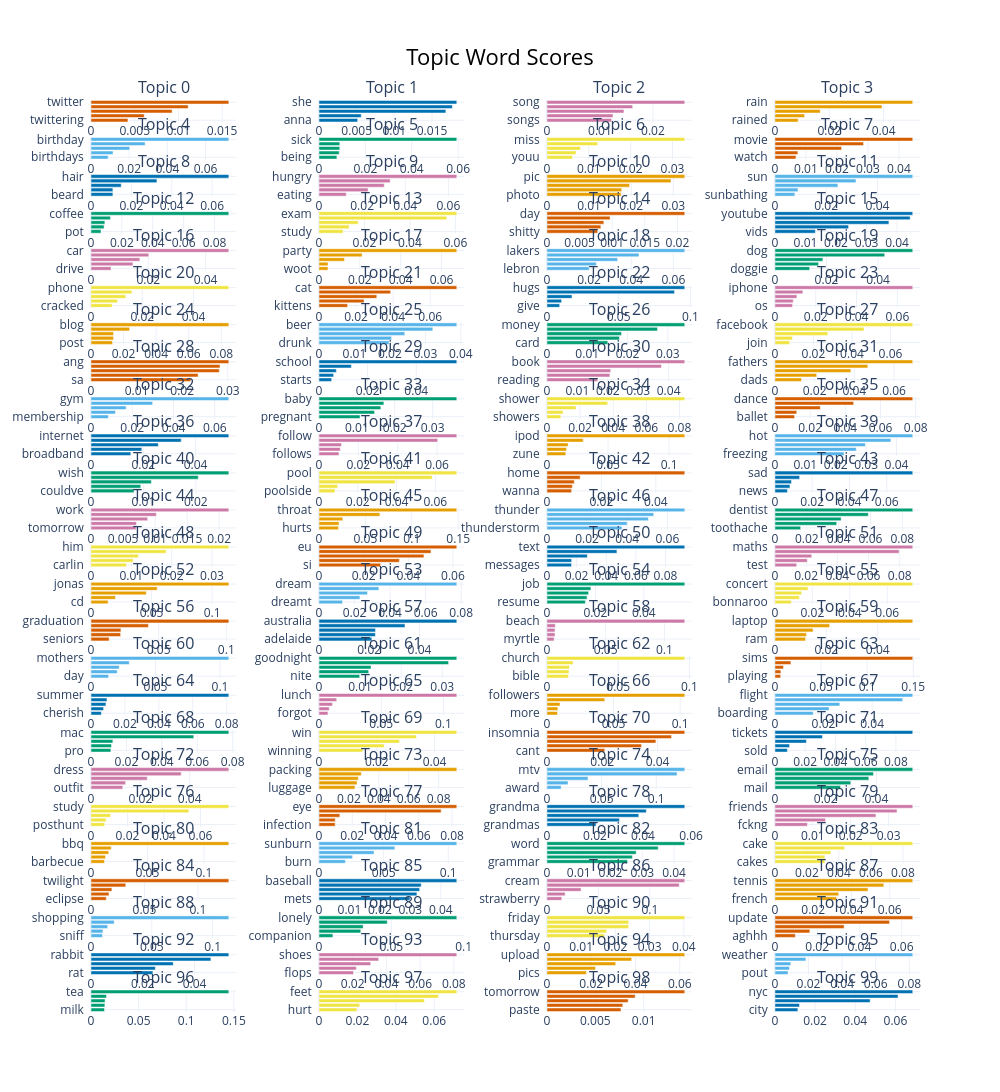

The notebook cell saved with this chart:
### Code cell
topicos_modelo.visualize_barchart(top_n_topics=100)
